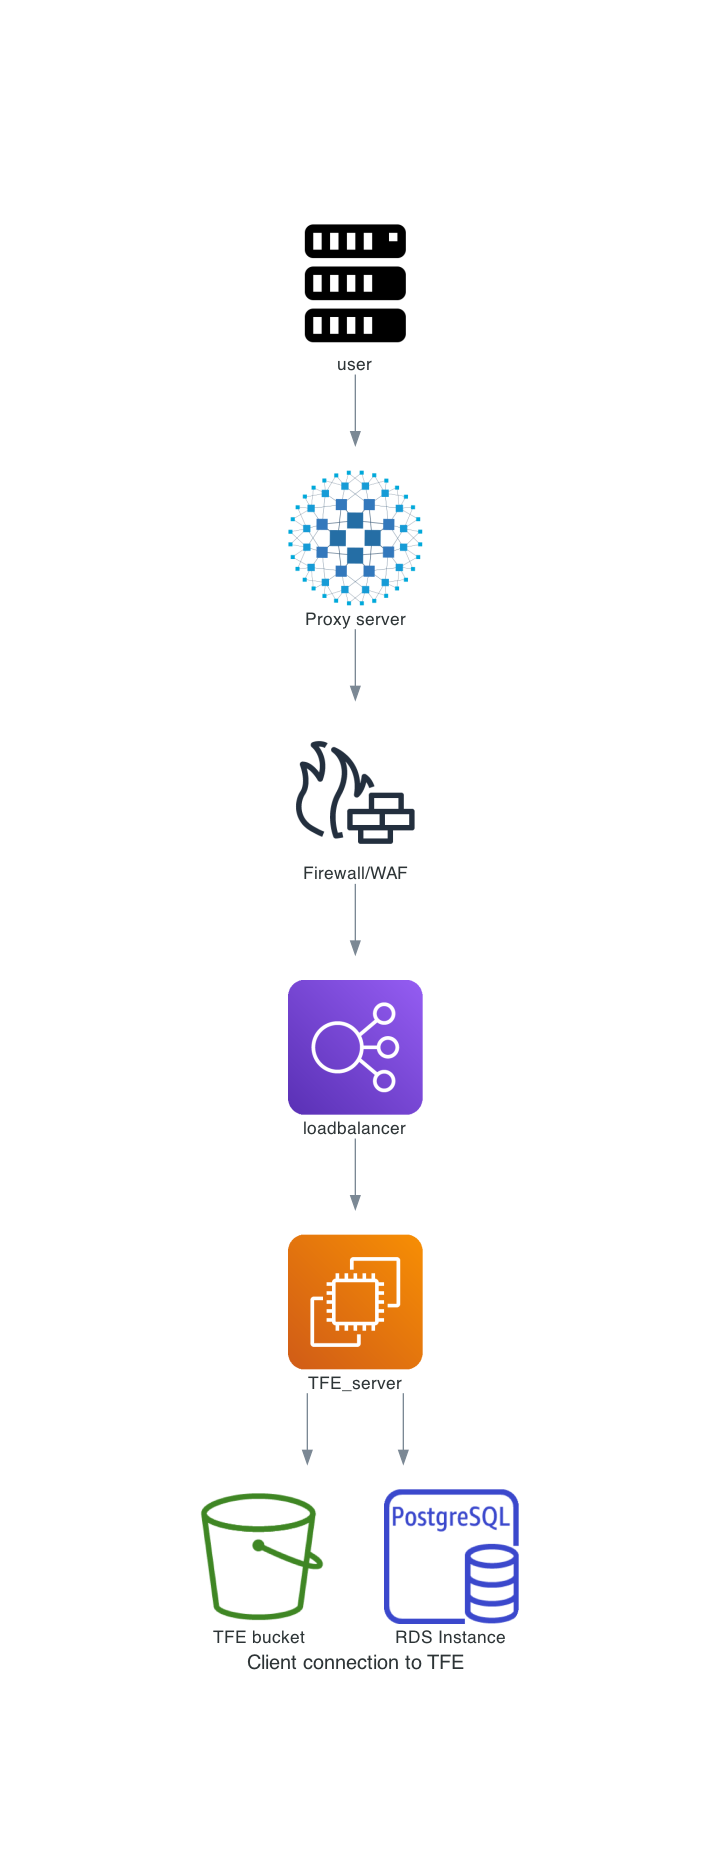

Reproduce this figure in Python.
from diagrams import Cluster, Diagram, Edge
from diagrams.aws.compute import EC2
from diagrams.aws.network import ElasticLoadBalancing
from diagrams.onprem.compute import Server
from diagrams.aws.storage import SimpleStorageServiceS3Bucket
from diagrams.aws.database import RDSPostgresqlInstance
from diagrams.aws.general import GenericFirewall
from diagrams.onprem.network import Haproxy 


# Variables
title = "Client connection to TFE"
outformat = "png"
filename = "tfe_waf_firewall"
direction = "TB"


with Diagram(
    name=title,
    direction=direction,
    filename=filename,
    outformat=outformat,
) as diag:
    # Non Clustered
    user = Server("user")

    bucket_tfe = SimpleStorageServiceS3Bucket("TFE bucket")
    ec2_tfe_server = EC2("TFE_server")
    postgresql = RDSPostgresqlInstance("RDS Instance")
    firewall = GenericFirewall("Firewall/WAF")
    loadbalancer = ElasticLoadBalancing("loadbalancer")
    proxy = Haproxy("Proxy server")
 
    user >> proxy >> firewall >> loadbalancer >> ec2_tfe_server >> [postgresql,
                       bucket_tfe]

diag
